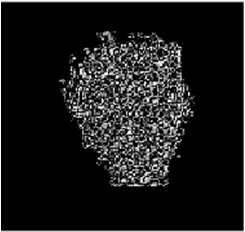
%> input picture HoG/Histogram-of-Oriented-Gradients-master/cslbp.png, 245 x 232 px
$ octave hog_2.m   (GNU Octave 9; MATLAB toolbox functions it lacks are replaced by stand-ins)
%> lines starting %> are read from the running program, lines starting %| are printed output that depends on the picture
### HoG/Histogram-of-Oriented-Gradients-master/hog_feature_vector.m
function [feature] = hog_feature_vector(im)

% The given code finds the HOG feature vector for any given image. HOG
% feature vector/descriptor can then be used for detection of any
% particular object. The Matlab code provides the exact implementation of
% the formation of HOG feature vector as detailed in the paper "Pedestrian
% detection using HOG" by Dalal and Triggs

% INPUT => im (input image)
% OUTPUT => HOG feature vector for that particular image

% Example: Running the code
% >>> im = imread('cameraman.tif');
% >>> hog = hog_feature_vector (im);


% Convert RGB iamge to grayscale
if size(im,3)==3
    im=rgb2gray(im);
end
im=double(im);

rows=size(im,1);
cols=size(im,2);
Ix=im; %Basic Matrix assignment
Iy=im; %Basic Matrix assignment

% Gradients in X and Y direction. Iy is the gradient in X direction and Iy
% is the gradient in Y direction
for i=2:rows-1
    Iy(i,:)=(im(i-1,:)-im(i+1,:));
end
for i=2:cols-1
    Ix(:,i)=(im(:,i-1)-im(:,i+1));
end

gauss=fspecial('gaussian',8); %% Initialized a gaussian filter with sigma=0.5 * block width.

angle=atand(Ix./Iy); % Matrix containing the angles of each edge gradient
angle=imadd(angle,90); %Angles in range (0,180)
magnitude=sqrt(Ix.^2 + Iy.^2);

imshow(uint8(angle));
 figure,imshow(uint8(magnitude));

% Remove redundant pixels in an image.
angle(isnan(angle))=0;
magnitude(isnan(magnitude))=0;

feature=[]; %initialized the feature vector

% Iterations for Blocks
for i = 0: rows/8 - 2
    for j= 0: cols/8 -2
        %disp([i,j])

        mag_patch = magnitude(8*i+1 : 8*i+16 , 8*j+1 : 8*j+16);
        %mag_patch = imfilter(mag_patch,gauss);
        ang_patch = angle(8*i+1 : 8*i+16 , 8*j+1 : 8*j+16);

        block_feature=[];

        %Iterations for cells in a block
        for x= 0:1
            for y= 0:1
                angleA =ang_patch(8*x+1:8*x+8, 8*y+1:8*y+8);
                magA   =mag_patch(8*x+1:8*x+8, 8*y+1:8*y+8);
                histr  =zeros(1,9);

                %Iterations for pixels in one cell
                for p=1:8
                    for q=1:8
%
                        alpha= angleA(p,q);

                        % Binning Process (Bi-Linear Interpolation)
                        if alpha>10 && alpha<=30
                            histr(1)=histr(1)+ magA(p,q)*(30-alpha)/20;
                            histr(2)=histr(2)+ magA(p,q)*(alpha-10)/20;
                        elseif alpha>30 && alpha<=50
                            histr(2)=histr(2)+ magA(p,q)*(50-alpha)/20;
                            histr(3)=histr(3)+ magA(p,q)*(alpha-30)/20;
                        elseif alpha>50 && alpha<=70
                            histr(3)=histr(3)+ magA(p,q)*(70-alpha)/20;
                            histr(4)=histr(4)+ magA(p,q)*(alpha-50)/20;
                        elseif alpha>70 && alpha<=90
                            histr(4)=histr(4)+ magA(p,q)*(90-alpha)/20;
                            histr(5)=histr(5)+ magA(p,q)*(alpha-70)/20;
                        elseif alpha>90 && alpha<=110
                            histr(5)=histr(5)+ magA(p,q)*(110-alpha)/20;
                            histr(6)=histr(6)+ magA(p,q)*(alpha-90)/20;
                        elseif alpha>110 && alpha<=130
                            histr(6)=histr(6)+ magA(p,q)*(130-alpha)/20;
                            histr(7)=histr(7)+ magA(p,q)*(alpha-110)/20;
                        elseif alpha>130 && alpha<=150
                            histr(7)=histr(7)+ magA(p,q)*(150-alpha)/20;
                            histr(8)=histr(8)+ magA(p,q)*(alpha-130)/20;
                        elseif alpha>150 && alpha<=170
                            histr(8)=histr(8)+ magA(p,q)*(170-alpha)/20;
                            histr(9)=histr(9)+ magA(p,q)*(alpha-150)/20;
                        elseif alpha>=0 && alpha<=10
                            histr(1)=histr(1)+ magA(p,q)*(alpha+10)/20;
                            histr(9)=histr(9)+ magA(p,q)*(10-alpha)/20;
                        elseif alpha>170 && alpha<=180
                            histr(9)=histr(9)+ magA(p,q)*(190-alpha)/20;
                            histr(1)=histr(1)+ magA(p,q)*(alpha-170)/20;
                        end


                    end
                end
                block_feature=[block_feature histr]; % Concatenation of Four histograms to form one block feature

            end
        end
        % Normalize the values in the block using L1-Norm
        block_feature=block_feature/sqrt(norm(block_feature)^2+.01);

        feature=[feature block_feature]; %Features concatenation
    end
end

feature(isnan(feature))=0; %Removing Infinitiy values

% Normalization of the feature vector using L2-Norm
feature=feature/sqrt(norm(feature)^2+.001);
for z=1:length(feature)
    if feature(z)>0.2
         feature(z)=0.2;
    end
end
feature=feature/sqrt(norm(feature)^2+.001);

% toc;

### HoG/Histogram-of-Oriented-Gradients-master/hog_2.m
im = imread('cslbp.png');
%> im is the input picture: size 232x245x3 uint8; min 0, max 255, mean 26.8
imshow(im);
figure();
D(:,:,1) = adapthisteq(im(:,:,1));
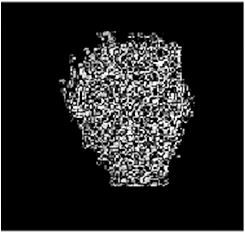
%> D: size 232x245 uint8; min 0, max 255, mean 34.4
D(:,:,2) = adapthisteq(im(:,:,2));
D(:,:,3) = adapthisteq(im(:,:,3));
%> D: size 232x245x3 uint8
imshow(D);

figure();
hog = hog_feature_vector(D);
%> after the loop in hog_feature_vector, `for i=2:rows-1`:
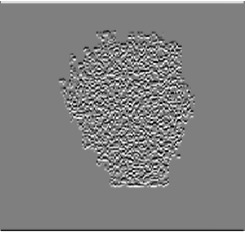
%> Iy: size 232x245 double; min -255, max 255, mean 2.7; drawn with min black and max white
%> after the loop in hog_feature_vector, `for i=2:cols-1`:
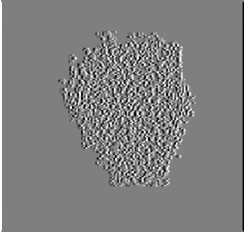
%> Ix: size 232x245 double; min -255, max 255, mean 1.7; drawn with min black and max white
%> in hog_feature_vector, `angle=atand(Ix./Iy);`:
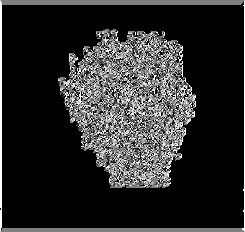
%> angle: size 232x245 double; 66.43% of the values are NaN or infinite; the others: min -90, max 90, mean 2.05; drawn with min black, max white, NaN and infinite black
%> in hog_feature_vector, `magnitude=sqrt(Ix.^2 + Iy.^2);`:
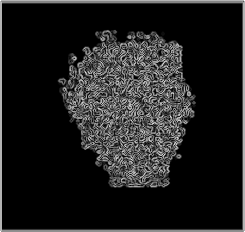
%> magnitude: size 232x245 double; min 0, max 360.6, mean 44.5; drawn with min black and max white
%> in hog_feature_vector, `imshow(uint8(angle));`:
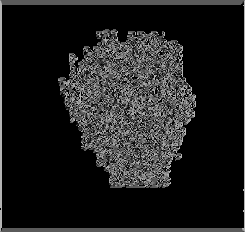
%> displayed picture: size 232x245, on the screen's scale of 0 to 255; min 0, max 180, mean 30.9
%> in hog_feature_vector, `imshow(uint8(magnitude))`:
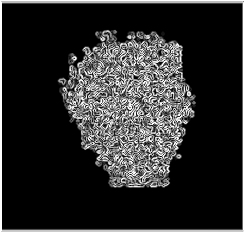
%> displayed picture: size 232x245, on the screen's scale of 0 to 255; min 0, max 255, mean 44.4
%> after the loop in hog_feature_vector, `for i = 0: rows/8 - 2`: histr = [0 0 0 0 3880 0 0 0 0]
